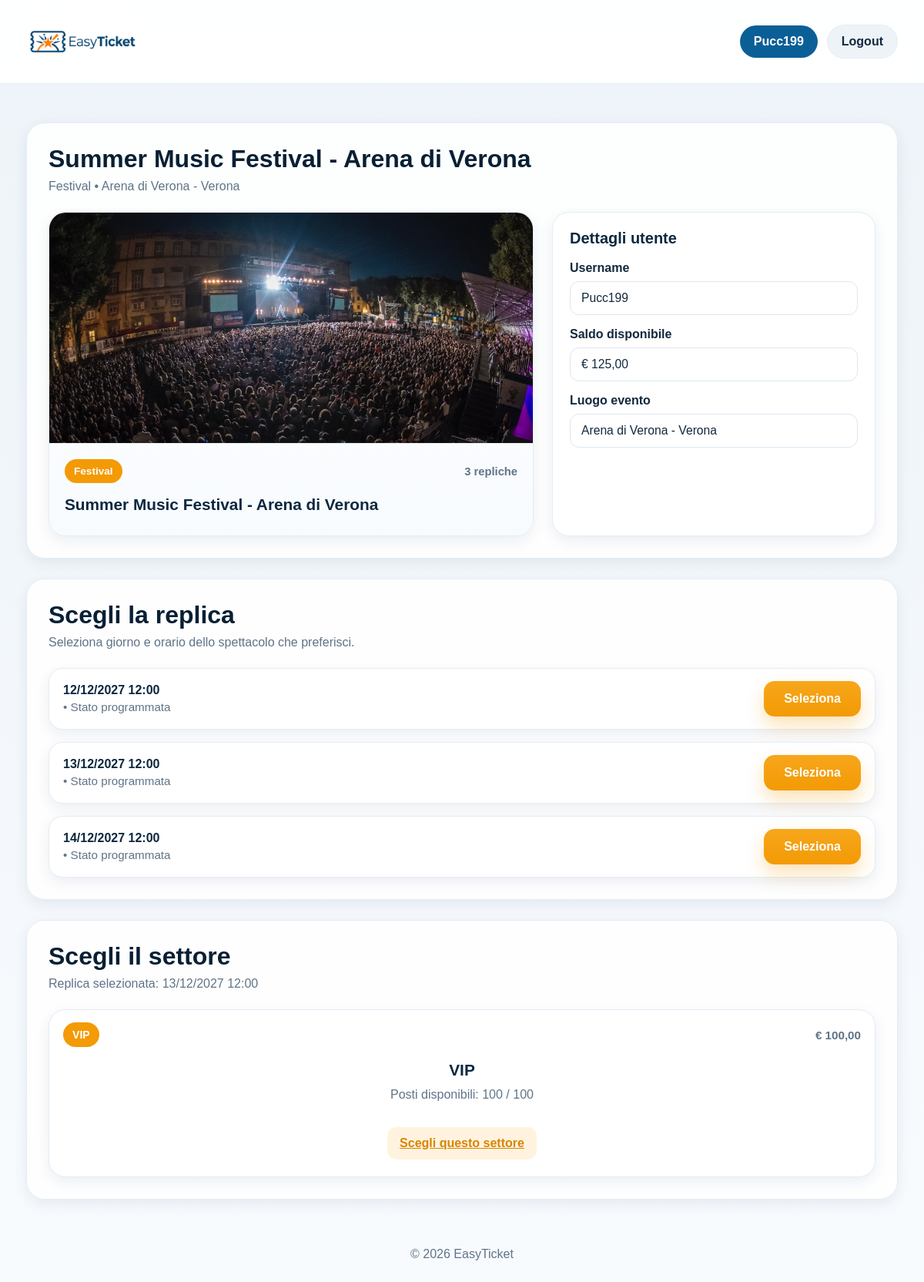
Screenshot of /evento.php?id=1&replica=2 (signed in) with the database file from the repository.
### tables this page shows
CREATE TABLE `evento` (
  `id` int NOT NULL,
  `titolo` varchar(120) NOT NULL,
  `descrizione` text,
  `id_categoria` int NOT NULL,
  `id_luogo` int NOT NULL,
  `immagine` varchar(255) DEFAULT NULL,
  `stato` enum('programmato','annullato','completato') NOT NULL DEFAULT 'programmato'
);

CREATE TABLE `categoria` (
  `id` int NOT NULL,
  `nome` varchar(50) NOT NULL,
  `descrizione` varchar(255) DEFAULT NULL
);

CREATE TABLE `luogo` (
  `id` int NOT NULL,
  `nome` varchar(100) NOT NULL,
  `tipo` varchar(50) NOT NULL,
  `citta` varchar(100) NOT NULL,
  `indirizzo` varchar(150) DEFAULT NULL,
  `capienza` int NOT NULL
);

CREATE TABLE `utente` (
  `id` int NOT NULL,
  `nome` varchar(50) NOT NULL,
  `cognome` varchar(50) NOT NULL,
  `data_nascita` date NOT NULL,
  `username` varchar(50) NOT NULL,
  `password` varchar(255) NOT NULL,
  `id_ruolo` int NOT NULL,
  `saldo` decimal(10,2) NOT NULL DEFAULT '0.00'
);

CREATE TABLE `replica_evento` (
  `id` int NOT NULL,
  `id_evento` int NOT NULL,
  `data_ora_inizio` datetime NOT NULL,
  `data_ora_fine` datetime DEFAULT NULL,
  `stato` enum('programmata','annullata','completata') NOT NULL DEFAULT 'programmata'
);

CREATE TABLE `evento_settore` (
  `id` int NOT NULL,
  `id_replica_evento` int NOT NULL,
  `id_evento` int NOT NULL,
  `id_settore` int NOT NULL,
  `prezzo` decimal(10,2) NOT NULL,
  `posti_totali` int NOT NULL,
  `posti_disponibili` int NOT NULL
);

CREATE TABLE `settore` (
  `id` int NOT NULL,
  `nome` varchar(50) NOT NULL,
  `descrizione` varchar(255) DEFAULT NULL
);

### evento.php (the view, shortened to what this page needs)
<?php
require_once 'init.php';
$username = $_SESSION['username'] ?? 'Utente';
$id_evento = (int)($_GET['id'] ?? 0);
function getUserData(PDO $pdo, string $username): ?array {
    $stmt = $pdo->prepare('SELECT id, username, saldo FROM utente WHERE username = ? LIMIT 1');
    $stmt->execute([$username]);
    $user = $stmt->fetch();
    return $user ?: null;
}
function getEventoDettaglio(PDO $pdo, int $id_evento): ?array {
    $sql = "SELECT e.id, e.titolo, e.descrizione, e.immagine, e.stato,
                   c.nome AS categoria,
                   l.nome AS luogo,
                   l.citta,
                   MIN(r.data_ora_inizio) AS data_evento
            FROM evento e
            JOIN categoria c ON e.id_categoria = c.id
            JOIN luogo l ON e.id_luogo = l.id
            LEFT JOIN replica_evento r ON r.id_evento = e.id
            WHERE e.id = ?
            GROUP BY e.id, e.titolo, e.descrizione, e.immagine, e.stato, c.nome, l.nome, l.citta
            LIMIT 1";
    $stmt = $pdo->prepare($sql);
    $stmt->execute([$id_evento]);
    $evento = $stmt->fetch();
    return $evento ?: null;
}
function getReplicheEvento(PDO $pdo, int $id_evento): array {
    $sql = 'SELECT id, data_ora_inizio, data_ora_fine, stato FROM replica_evento WHERE id_evento = ? ORDER BY data_ora_inizio ASC';
    $stmt = $pdo->prepare($sql);
    $stmt->execute([$id_evento]);
    return $stmt->fetchAll();
}
function getSettoriReplica(PDO $pdo, int $id_replica): array {
    $sql = "SELECT es.id, es.id_evento, es.id_replica_evento, es.id_settore,
                   es.prezzo, es.posti_totali, es.posti_disponibili,
                   s.nome AS nome_settore
            FROM evento_settore es
            JOIN settore s ON es.id_settore = s.id
            WHERE es.id_replica_evento = ?
            ORDER BY es.prezzo ASC, s.nome ASC";
    $stmt = $pdo->prepare($sql);
    $stmt->execute([$id_replica]);
    return $stmt->fetchAll();
}
function formatDataReplica(?string $datetime): string {
    return date('d/m/Y H:i', strtotime($datetime));
}
$user = getUserData($pdo, $username);
$evento = getEventoDettaglio($pdo, $id_evento);
$repliche = getReplicheEvento($pdo, $id_evento);
$id_replica = (int)($_GET['replica'] ?? 0);
$replicaSelezionata = null;
foreach ($repliche as $replica) {
    if ((int)$replica['id'] === $id_replica) {
        $replicaSelezionata = $replica;
        break;
    }
}
$settori = [];
if ($id_replica > 0) {
    $settori = getSettoriReplica($pdo, $id_replica);
}
?>
<!DOCTYPE html>
<html lang="it">
<head>
    <link rel="stylesheet" href="css/style1.css?v=40">
</head>
<body>
    <header class="site-header">
        <div class="header-inner">
            <a href="home.php" class="brand">
                <img src="img/logo_sito.png" alt="Logo EasyTicket">
            </a>
            <nav class="user-nav">
                <?php if (isset($_SESSION['ruolo']) && (int)$_SESSION['ruolo'] === 1): ?>
                    <a href="admin_dashboard.php" class="user-pill primary-pill">admin</a>
                <?php else: ?>
                    <a href="User_dashboard.php" class="user-pill primary-pill"><?php echo htmlspecialchars($username); ?></a>
                <?php endif; ?>
                <a href="logout.php" class="user-pill secondary-pill">Logout</a>
            </nav>
        </div>
    </header>
    <main class="page-shell">
        <section class="section-block">
            <div class="section-heading">
                <h2><?php echo htmlspecialchars($evento['titolo']); ?></h2>
                <p>
                    <?php echo htmlspecialchars($evento['categoria']); ?>
                    •
                    <?php echo htmlspecialchars($evento['luogo']); ?>
                    <?php if (!empty($evento['citta'])): ?>
                        - <?php echo htmlspecialchars($evento['citta']); ?>
                    <?php endif; ?>
                </p>
            </div>
            <div class="admin-grid" style="margin-top: 24px;">
                <div class="admin-preview-card">
                    <div class="admin-preview-image" style="height: 300px;">
                        <?php if (!empty($evento['immagine'])): ?>
                            <img src="<?php echo htmlspecialchars($evento['immagine']); ?>" alt="<?php echo htmlspecialchars($evento['titolo']); ?>">
                        <?php else: ?>
                            <img src="img/evento-default.png" alt="Evento">
                        <?php endif; ?>
                    </div>
                    <div class="admin-preview-body">
                        <div class="admin-preview-top">
                            <span class="admin-preview-badge"><?php echo htmlspecialchars($evento['categoria']); ?></span>
                            <span class="admin-preview-date"><?php echo count($repliche); ?> repliche</span>
                        </div>
                        <h4><?php echo htmlspecialchars($evento['titolo']); ?></h4>
                    </div>
                </div>
                <div class="admin-card">
                    <h3>Dettagli utente</h3>
                    <div class="admin-form-group">
                        <label>Username</label>
                        <input type="text" value="<?php echo htmlspecialchars($user['username']); ?>" readonly>
                    </div>
                    <div class="admin-form-group">
                        <label>Saldo disponibile</label>
                        <input type="text" value="€ <?php echo number_format((float)$user['saldo'], 2, ',', '.'); ?>" readonly>
                    </div>
                    <div class="admin-form-group">
                        <label>Luogo evento</label>
                        <input type="text" value="<?php echo htmlspecialchars($evento['luogo'] . (!empty($evento['citta']) ? ' - ' . $evento['citta'] : '')); ?>" readonly>
                    </div>
                </div>
            </div>
        </section>
        <section class="section-block">
            <div class="section-heading">
                <h2>Scegli la replica</h2>
                <p>Seleziona giorno e orario dello spettacolo che preferisci.</p>
            </div>
            <?php if (empty($repliche)): ?>
                <div class="empty-state">
                    <h3>Nessuna replica disponibile</h3>
                    <p>Questo evento non ha ancora date prenotabili.</p>
                </div>
            <?php else: ?>
                <div class="admin-list">
                    <?php foreach ($repliche as $replica): ?>
                        <div class="admin-list-item">
                            <div>
                                <strong><?php echo formatDataReplica($replica['data_ora_inizio']); ?></strong>
                                <span>
                                    <?php if (!empty($replica['data_ora_fine'])): ?>
                                        • Fine <?php echo formatDataReplica($replica['data_ora_fine']); ?>
                                    <?php else: ?>
                                        • Stato <?php echo htmlspecialchars($replica['stato']); ?>
                                    <?php endif; ?>
                                </span>
                            </div>
                            <div>
                                <a class="hero-cta" href="evento.php?id=<?php echo $id_evento; ?>&replica=<?php echo (int)$replica['id']; ?>">
                                    Seleziona
                                </a>
                            </div>
                        </div>
                    <?php endforeach; ?>
                </div>
            <?php endif; ?>
        </section>
        <?php if (!empty($settori)): ?>
            <section class="section-block">
                <div class="section-heading">
                    <h2>Scegli il settore</h2>
                    <p>
                        Replica selezionata:
                        <?php echo $replicaSelezionata ? formatDataReplica($replicaSelezionata['data_ora_inizio']) : 'Nessuna replica selezionata'; ?>
                    </p>
                </div>
                <div class="matches-grid">
                    <?php foreach ($settori as $settore): ?>
                        <div class="match-card">
                            <div class="match-card-top">
                                <span class="match-badge"><?php echo htmlspecialchars($settore['nome_settore']); ?></span>
                                <span class="match-date">€ <?php echo number_format((float)$settore['prezzo'], 2, ',', '.'); ?></span>
                            </div>
                            <div class="match-details" style="padding-top: 18px;">
                                <h3><?php echo htmlspecialchars($settore['nome_settore']); ?></h3>
                                <p>Posti disponibili: <?php echo (int)$settore['posti_disponibili']; ?> / <?php echo (int)$settore['posti_totali']; ?></p>
                            </div>
                            <div class="match-card-bottom">
                                <a class="match-action" href="evento.php?id=<?php echo $id_evento; ?>&replica=<?php echo $id_replica; ?>&settore=<?php echo (int)$settore['id']; ?>">
                                    Scegli questo settore
                                </a>
                            </div>
                        </div>
                    <?php endforeach; ?>
                </div>
            </section>
        <?php endif; ?>
    </main>
    <footer class="site-footer">
        <p>&copy; 2026 EasyTicket</p>
    </footer>
</body>
</html>

### rows the page displays
evento: titolo "Summer Music Festival - Arena di Verona", id_categoria.nome "Festival", id_luogo.nome "Arena di Verona", id_luogo.citta "Verona", immagine (picture), id_luogo.citta "Arena di Verona - Verona"
utente: username "Pucc199", saldo "€ 125,00"
replica_evento: data_ora_inizio "12/12/2027 12:00", stato "programmata"
replica_evento: data_ora_inizio "13/12/2027 12:00", stato "programmata"
replica_evento: data_ora_inizio "14/12/2027 12:00", stato "programmata"
evento_settore: id_settore.nome "VIP", prezzo "100,00", posti_disponibili "100", posti_totali "100"

### other values shown
$username "Pucc199"
count($repliche) "3"
